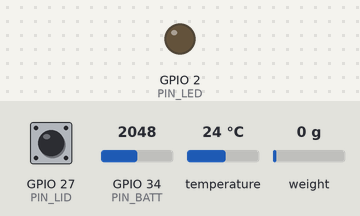
This sketch was run on a simulated ESP32. Parts: output pins drawn as LEDs (lit = HIGH). Inputs (shaded band) come from the test bench; at power-on: weight on the scale 0 g, GPIO 27 (PIN_LID) HIGH, GPIO 34 (PIN_BATT) = 2048, temperature 24 °C. WiFi joins after 1.5 s; servers stay silent unless stated; uploads are accepted with an empty reply; the local clock reads 2024-03-15 10:24:30 at power-on unless the sketch sets it; what the sketch prints to the serial monitor is not drawn.

Above: at 30.0 s.
30.1 s: weight on the scale set to 1250 g
At 35.68 s:
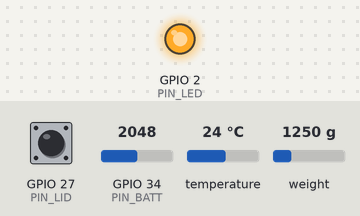
37.1 s: weight on the scale set to 100 g
At 43.8 s:
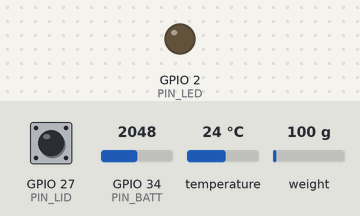
Timing chart, 0 to 45.2 s (numbered marks = the images above; inputs shaded):
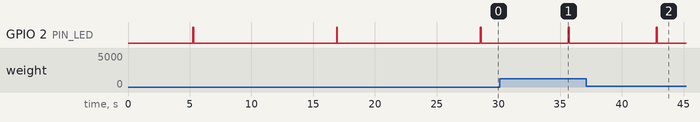

Measured:
- after the input at 30.1 s, GPIO 2 (PIN_LED): LOW → HIGH after 5.6 s, → LOW 0.06 s later
- after the input at 37.1 s, GPIO 2 (PIN_LED): LOW → HIGH after 5.7 s, → LOW 0.06 s later
- by itself, GPIO 2 (PIN_LED): alternates HIGH for 0.06 s and LOW for 11.6 s

The sketch:

rantang-bin.ino
```cpp
/*
  RANTANG — firmware wadah pintar (ESP32)
  ---------------------------------------
  Satu perangkat per wadah: RTG-01-L (pangan layak) dan RTG-01-S (sisa piring).

  Perangkat keras
    - ESP32 DevKit V1
    - Sel beban (load cell) 50 kg + modul HX711   DT -> GPIO 16, SCK -> GPIO 4
    - Sensor suhu tahan air DS18B20 (probe di dalam wadah)  DATA -> GPIO 17 (pull-up 4,7 kΩ)
    - Saklar buluh (reed switch) tutup wadah     -> GPIO 27 (INPUT_PULLUP)
    - LED status RGB / LED tunggal                -> GPIO 2
    - Baterai 18650 + pembagi tegangan            -> GPIO 34 (ADC)

  Pustaka (Library Manager): HX711 (bogde), OneWire, DallasTemperature, ArduinoJson 7

  Perilaku
    - Membaca berat 10x lalu dirata-rata; kirim bila berubah > 100 g dan stabil 3 detik,
      atau tiap 10 detik sebagai detak (heartbeat).
    - Kirim via HTTPS ke API RANTANG (POST /api/iot/telemetry, header X-Device-Key).
      Alternatif: MQTT topik rantang/<site>/bin/<device_id>/telemetry (aktifkan USE_MQTT).
    - Antre di RAM bila Wi-Fi putus (maks 30 pesan), dikirim ulang saat tersambung.
*/

#include <WiFi.h>
#include <HTTPClient.h>
#include <WiFiClientSecure.h>
#include <HX711.h>
#include <OneWire.h>
#include <DallasTemperature.h>
#include <ArduinoJson.h>
#include <time.h>

// ====== konfigurasi per perangkat ======
const char* WIFI_SSID   = "SPPG-Sukamaju";
const char* WIFI_PASS   = "ganti-sandi-wifi";
const char* API_URL     = "https://api.rantang.example/api/iot/telemetry";
const char* DEVICE_ID   = "RTG-01-L";      // RTG-01-S untuk wadah sisa piring
const char* DEVICE_KEY  = "ganti-kunci-layak";
const char* STREAM      = "layak";         // "sisa"
const char* SITE        = "sppg-01";
const char* FW_VERSION  = "0.3.1";
float CALIBRATION       = -21.73f;         // hasil kalibrasi dengan beban 1 kg

// ====== pin ======
const int PIN_HX_DT = 16, PIN_HX_SCK = 4, PIN_TEMP = 17, PIN_LID = 27, PIN_LED = 2, PIN_BATT = 34;

HX711 scale;
OneWire oneWire(PIN_TEMP);
DallasTemperature temp(&oneWire);

const uint32_t HEARTBEAT_MS = 10000;
const float    DELTA_G      = 100.0;
const uint32_t STABLE_MS    = 3000;

float lastSentG = -99999;
uint32_t lastSentAt = 0, changeSince = 0;
float candidateG = 0;

String queue[30];
int qHead = 0, qLen = 0;

void enqueue(const String& s) {
  int idx = (qHead + qLen) % 30;
  if (qLen == 30) qHead = (qHead + 1) % 30; else qLen++;
  queue[idx] = s;
}

int batteryPct() {
  float v = analogRead(PIN_BATT) / 4095.0 * 3.3 * 2.0;   // pembagi 1:1
  int pct = (int)((v - 3.3) / (4.2 - 3.3) * 100);
  return constrain(pct, 0, 100);
}

String isoNow() {
  time_t now; time(&now);
  struct tm t; gmtime_r(&now, &t);
  char buf[25]; strftime(buf, sizeof buf, "%Y-%m-%dT%H:%M:%SZ", &t);
  return String(buf);
}

String buildPayload(float grams, float c) {
  JsonDocument doc;
  doc["device_id"]   = DEVICE_ID;
  doc["site"]        = SITE;
  doc["stream"]      = STREAM;
  doc["weight_g"]    = (int)round(grams);
  doc["temp_c"]      = round(c * 10) / 10.0;
  doc["battery_pct"] = batteryPct();
  doc["rssi"]        = WiFi.RSSI();
  doc["lid_open"]    = digitalRead(PIN_LID) == HIGH;
  doc["fw"]          = FW_VERSION;
  doc["ts"]          = isoNow();
  String out; serializeJson(doc, out);
  return out;
}

bool post(const String& body) {
  if (WiFi.status() != WL_CONNECTED) return false;
  WiFiClientSecure client;
  client.setInsecure();               // percontohan; produksi: setCACert(root_ca)
  HTTPClient http;
  http.begin(client, API_URL);
  http.addHeader("Content-Type", "application/json");
  http.addHeader("X-Device-Key", DEVICE_KEY);
  int code = http.POST(body);
  http.end();
  return code == 202 || code == 200;
}

void flushQueue() {
  while (qLen > 0 && post(queue[qHead])) { qHead = (qHead + 1) % 30; qLen--; }
}

void blink(int n) { for (int i = 0; i < n; i++) { digitalWrite(PIN_LED, HIGH); delay(60); digitalWrite(PIN_LED, LOW); delay(60); } }

void setup() {
  Serial.begin(115200);
  pinMode(PIN_LID, INPUT_PULLUP);
  pinMode(PIN_LED, OUTPUT);
  scale.begin(PIN_HX_DT, PIN_HX_SCK);
  scale.set_scale(CALIBRATION);
  scale.tare();                       // wadah kosong saat dinyalakan
  temp.begin();
  WiFi.mode(WIFI_STA);
  WiFi.begin(WIFI_SSID, WIFI_PASS);
  configTime(7 * 3600, 0, "pool.ntp.org", "time.google.com");   // WIB
  Serial.printf("RANTANG %s siap\n", DEVICE_ID);
}

void loop() {
  float grams = scale.get_units(10);
  temp.requestTemperatures();
  float c = temp.getTempCByIndex(0);
  uint32_t now = millis();

  // deteksi perubahan berat yang stabil
  if (fabs(grams - candidateG) > DELTA_G / 2) { candidateG = grams; changeSince = now; }
  bool stableChange = fabs(candidateG - lastSentG) > DELTA_G && now - changeSince > STABLE_MS;
  bool heartbeat = now - lastSentAt > HEARTBEAT_MS;

  if (stableChange || heartbeat) {
    String body = buildPayload(grams, c);
    if (post(body)) { blink(1); flushQueue(); }
    else { enqueue(body); blink(3); }
    lastSentG = grams;
    lastSentAt = now;
    Serial.println(body);
  }
  delay(500);
}
```
